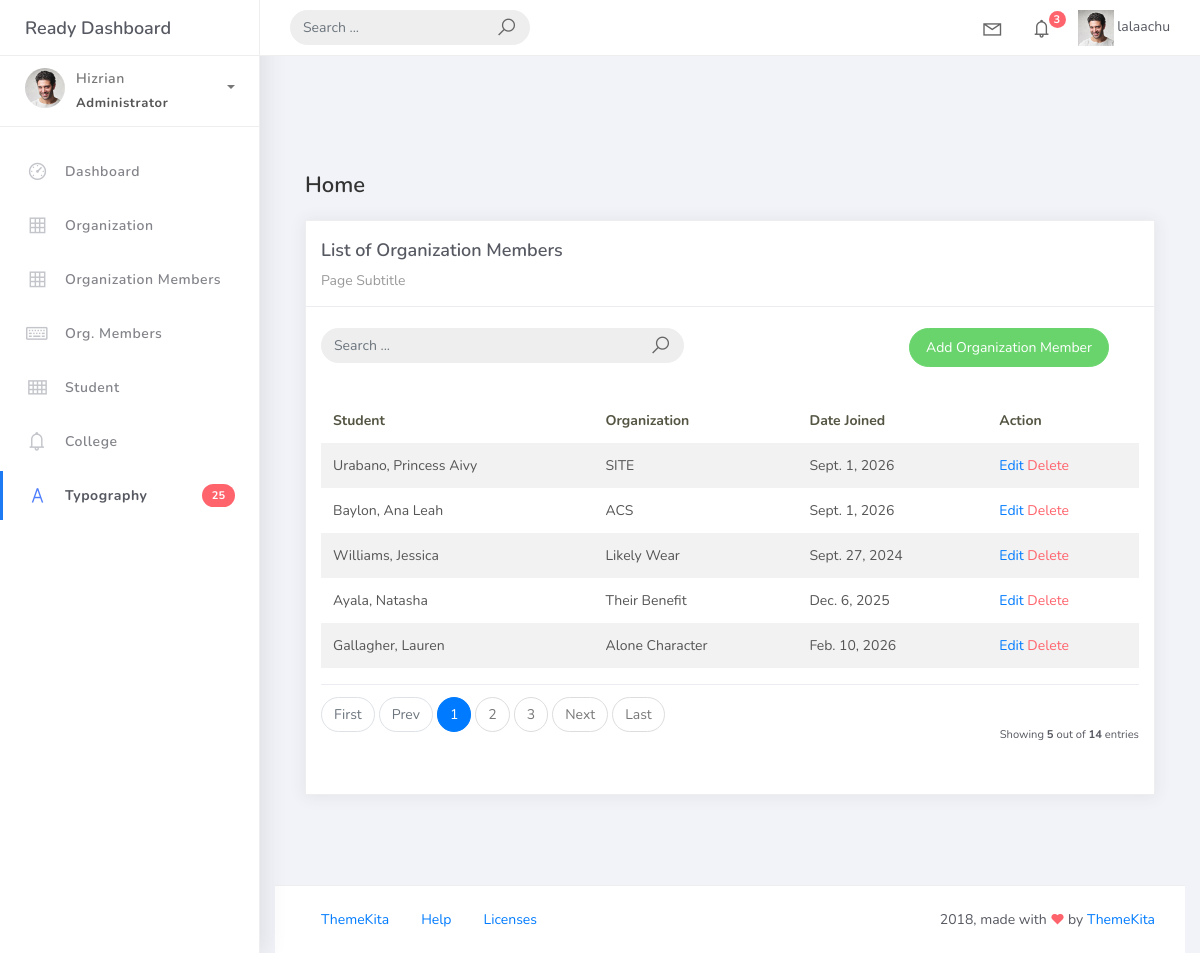
Before: /orgmem_list with the older database file.
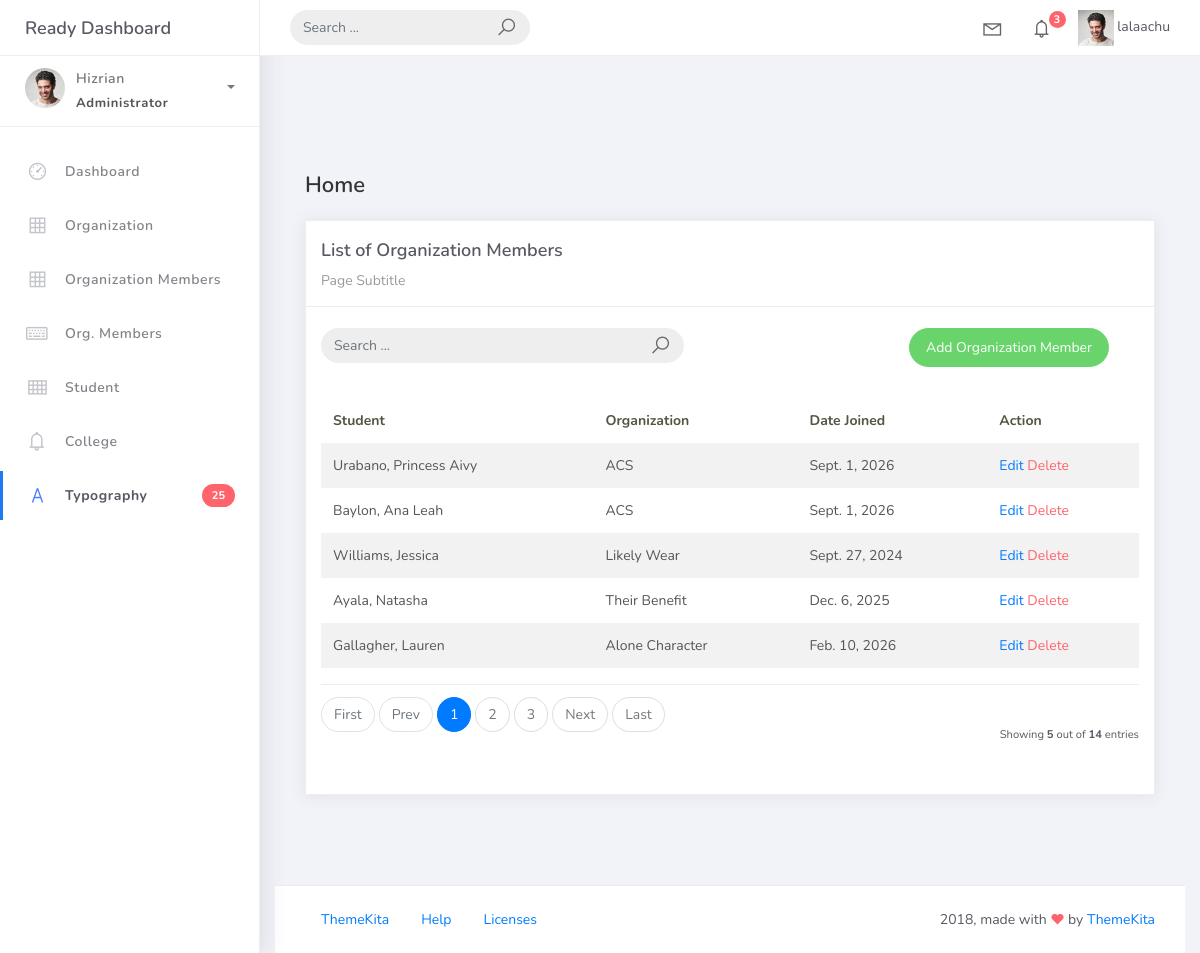
After: the same page with the newer database file.
### studentorg/models.py (models this page shows)
class BaseModel(models.Model):
    created_at = models.DateTimeField(auto_now_add=True, db_index=True)
    updated_at = models.DateTimeField(auto_now=True)
    class Meta:
     abstract = True

class OrgMember(BaseModel):
    student = models.ForeignKey(Student, on_delete=models.CASCADE)
    organization = models.ForeignKey(Organization, on_delete=models.CASCADE)
    date_joined = models.DateField()

class Organization(BaseModel):
    name = models.CharField(max_length=250)
    college = models.ForeignKey(College, null=True, blank=True, on_delete=models.CASCADE)
    description = models.CharField(max_length=500)
    def __str__(self):
        return self.name

class Student(BaseModel):
    student_id = models.CharField(max_length=15)
    lastname = models.CharField(max_length=25)
    firstname = models.CharField(max_length=25)
    middlename = models.CharField(max_length=25, blank=True, null=True)
    program = models.ForeignKey(Program, on_delete=models.CASCADE)
    def __str__(self):
     return f"{self.lastname}, {self.firstname}"

### studentorg/views.py (the view)
# urls.py: path("orgmem_list", OrganizationMemberListView.as_view(), name="organization-member-list"),
class OrganizationMemberListView(ListView):
    model = OrgMember
    context_object_name = "organization_member"
    template_name = "orgmem_list.html"
    paginate_by = 5

### templates/orgmem_list.html
{% extends 'base.html' %} {% load static %} {% block content %}
<div class="content">
    <div class="container-fluid">
        <h4 class="page-title">Home</h4>
        <div class="row">
            <div class="col-md-12">
                <div class="card">
                    <div class="card-header">
                        <div class="card-title">List of Organization Members</div>
                        <div class="card-category">Page Subtitle</div>
                    </div>
                    <br />
                        <div class="col-md-12 row">
                            <div class="col-md-6">
                                <form class="navbar-left navbar-form nav-search mr-md-3" action="">
                                    <div class="input-group">
                                       <input type="text" placeholder="Search ..." class="form-control" />
                                       <div class="input-group-append">
                                            <span class="input-group-text">
                                                <i class="la la-search search-icon"></i>
                                            </span>
                                       </div>
                                   </div>
                                </form>
                            </div>
                           <div class="col-md-6">
                                <div class="pull-right">
                                      <a href="{% url 'organization-member-add' %}"
                                      class="btn btn-success btn-rounded">Add Organization Member</a>
                                </div>
                            </div>
                        </div>
                    <div class="card-body">
                        <table class="table table-striped mt-3">
                            <thead>
                                <tr>
                                    <th scope="col">Student</th>
                                    <th scope="col">Organization</th>
                                    <th scope="col">Date Joined</th>
                                    <th scope="col">Action</th>
                                </tr>
                            </thead>
                            <tbody>
                                {% for object in object_list %}
                                <tr>
                                    <td>{{ object.student }}</td>
                                    <td>{{ object.organization }}</td>
                                    <td>{{ object.date_joined }}</td>
                                    <td><a href="orgmem_list/{{ object.id }}">Edit</a>
                                    <a href="orgmem_list/{{ object.id }}/delete" class="text-danger">Delete</a></td>
                                </tr>
                                {% empty %}
                                <tr>
                                    <td colspan="4" style="text-align: center">
                                        <p class="text-sm font-weight-bold mb-0">No Records Found</p>
                                    </td>
                                </tr>
                                {% endfor %}
                            </tbody>
                        </table>
                        {% include 'includes/pagination.html' %}
                    </div>
                </div>
            </div>
        </div>
    </div>
</div>
{% endblock %}

Changed rows visible on the page:
changed OrgMember "Urabano, Princess Aivy": organization "SITE" → "ACS"
